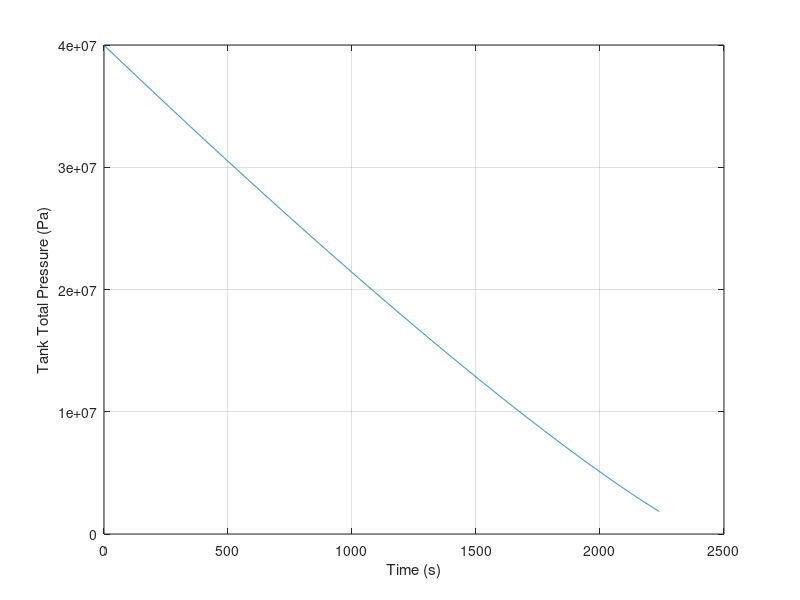
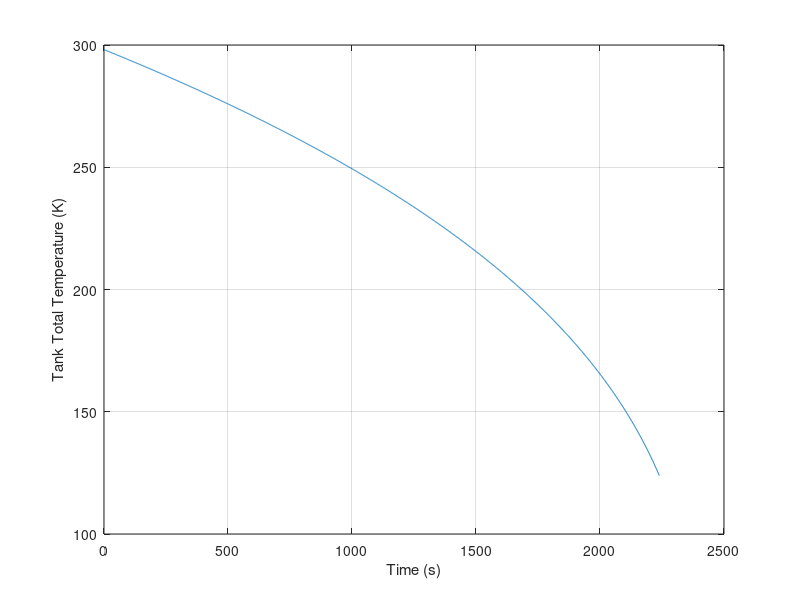
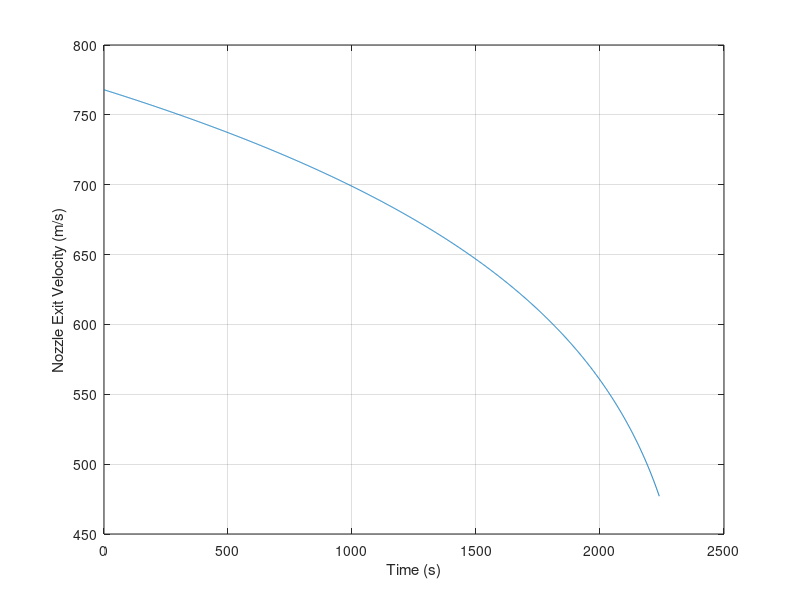
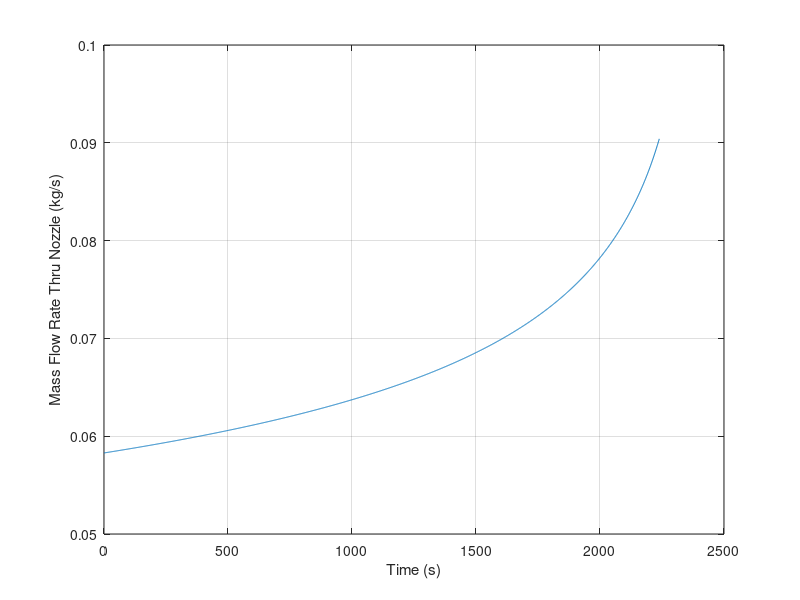

Source code (MATLAB) for these figures, in order:
% cold gas thruster design, calculating time it will take to empty tank

%-----constants------
%propellant: nitrogen
R = 297;    %J/kgK
gamma = 1.4;

%--------initial conditions--------
mass_expelled = 150; %kg

P_0i = 40000000;    %Pa
T_0i = 298.15;    %K
thrust_eff = 0.98;
P_atm = 997.8;   %Pa
nozzle_throat_diam = 0.005;  %m
nozzle_exit_diam = 0.025;   %m
P_c = 1290000;  %MPa. total pressure after valve
tank_vol = 0.3735;   %cubic meters

%-----------------------------------
c_p = gamma*R/(gamma-1);
A_t = 0.25*pi*nozzle_throat_diam^2;

%-- init for iteration
T_0 = T_0i;
P_0 = P_0i;
m_thrusted = 0;
time_taken = 0;
%m_dot = ((A_t*P_c)/sqrt(gamma*R*T_0i))*(gamma*(2/(gamma+1))^((gamma+1)/(2*(gamma-1))));

P0_list = [ ];
T0_list = [ ];
ue_list = [ ];
mdot_list = [ ];
thrust_list = [ ];

dt = 1;  %s

while m_thrusted < mass_expelled
%need variation in P_c, T_0 ,--------assume P_c const?

const = (A_t/tank_vol)*sqrt(R/gamma)*P_c*(gamma*(2/(gamma+1))^((gamma+1)/(2*(gamma-1))))*((T_0i^(gamma/(gamma-1)))/P_0i);

dT_0 = -const*(gamma-1)*dt*T_0^((gamma-3)/(2*(gamma-1)));
T_0 = T_0 + dT_0;

%which means.. (from 508 textbook)
dP_0 = (gamma/(gamma-1))*(dT_0/T_0)*P_0;
P_0 = P_0 + dP_0;

m_dot = ((A_t*P_c)/sqrt(gamma*R*T_0))*(gamma*(2/(gamma+1))^((gamma+1)/(2*(gamma-1))));

dm = m_dot*dt;

m_thrusted = m_thrusted + dm;

time_taken = time_taken + dt;

%need exit pressure, which is assumed to be atmospheric pressure
P_e = P_atm;

exit_velo = sqrt(2*c_p*T_0*(1-(P_e/P_0)^((gamma-1)/gamma)));

thrust = thrust_eff*m_dot*exit_velo;

P0_list = [P0_list P_0];
T0_list = [T0_list T_0];
ue_list = [ue_list exit_velo];
mdot_list = [mdot_list m_dot];
thrust_list = [thrust_list thrust];

end

fprintf('time to expel 150 kg of propellant w/ varying T0: %.2f seconds\n',time_taken);

%-----find T_0 at end of burning----
%tspan = [0 5];
%y0 = 0;
%[t,y] = ode45(@(t,y) 2*t, tspan, y0);

%T_0_end = (((gamma+1)/(2*(gamma-1)))*(-const*(gamma-1))*time + T_0i^((gamma+1)/(2*(gamma+1))))^(2*(gamma-1)/(gamma+1));

x_list = 0.01:1:time_taken;

figure1 = figure;
axes1 = axes('Parent', figure1);
hold(axes1, 'on');
plot(x_list, P0_list);
xlabel('Time (s)');
ylabel('Tank Total Pressure (Pa)');
box(axes1,'on');
grid on

figure2 = figure;
axes2 = axes('Parent', figure2);
hold(axes2, 'on');
plot(x_list, T0_list);
xlabel('Time (s)');
ylabel('Tank Total Temperature (K)');
box(axes2,'on');
grid on


figure3 = figure;
axes3 = axes('Parent', figure3);
hold(axes3, 'on');
plot(x_list, ue_list);
xlabel('Time (s)');
ylabel('Nozzle Exit Velocity (m/s)');
box(axes3,'on');
grid on

figure4 = figure;
axes4 = axes('Parent', figure4);
hold(axes4, 'on');
plot(x_list, mdot_list);
xlabel('Time (s)');
ylabel('Mass Flow Rate Thru Nozzle (kg/s)');
box(axes4,'on');
grid on

figure5 = figure;
axes5 = axes('Parent', figure5);
hold(axes5, 'on');
plot(x_list, thrust_list);
xlabel('Time (s)');
ylabel('Thrust (N)');
ylim([0 50]);
box(axes5,'on');
grid on


%-----------------Part B-----------------
m_dot = ((A_t*P_c)/sqrt(gamma*R*T_0i))*(gamma*(2/(gamma+1))^((gamma+1)/(2*(gamma-1))));
t_duration = mass_expelled/m_dot;

fprintf('time to expel 150 kg of propellant w/ const T0: %.2f seconds\n',t_duration);

%-- init for iteration
T_0 = T_0i;
P_0 = P_0i;
m_thrusted = 0;
time_taken = 0;
%m_dot = ((A_t*P_c)/sqrt(gamma*R*T_0i))*(gamma*(2/(gamma+1))^((gamma+1)/(2*(gamma-1))));

P0_list = [ ];
T0_list = [ ];
ue_list = [ ];
mdot_list = [ ];
thrust_list = [ ];

dt = 1;  %s

while m_thrusted < mass_expelled
%need variation in P_c, T_0 ,--------assume P_c const?

const = (A_t/tank_vol)*sqrt(R/gamma)*P_c*(gamma*(2/(gamma+1))^((gamma+1)/(2*(gamma-1))))*((T_0i^(gamma/(gamma-1)))/P_0i);

dT_0 = 0;
T_0 = T_0 + dT_0;

%which means.. (from 508 textbook)
dP_0 = (gamma/(gamma-1))*(dT_0/T_0)*P_0;
P_0 = P_0 + dP_0;

m_dot = ((A_t*P_c)/sqrt(gamma*R*T_0))*(gamma*(2/(gamma+1))^((gamma+1)/(2*(gamma-1))));

dm = m_dot*dt;

m_thrusted = m_thrusted + dm;

time_taken = time_taken + dt;

%need exit pressure, which is assumed to be atmospheric pressure
P_e = P_atm;

exit_velo = sqrt(2*c_p*T_0*(1-(P_e/P_0)^((gamma-1)/gamma)));

thrust = thrust_eff*m_dot*exit_velo;

P0_list = [P0_list P_0];
T0_list = [T0_list T_0];
ue_list = [ue_list exit_velo];
mdot_list = [mdot_list m_dot];
thrust_list = [thrust_list thrust];

end


x_list = 0.01:1:time_taken;

figure6 = figure;
axes6 = axes('Parent', figure6);
hold(axes6, 'on');
plot(x_list, P0_list);
xlabel('Time (s)');
ylabel('Tank Total Pressure (Pa)');
box(axes6,'on');
grid on

figure7 = figure;
axes7 = axes('Parent', figure7);
hold(axes7, 'on');
plot(x_list, T0_list);
xlabel('Time (s)');
ylabel('Tank Total Temperature (K)');
box(axes7,'on');
grid on


figure8 = figure;
axes8 = axes('Parent', figure8);
hold(axes8, 'on');
plot(x_list, ue_list);
xlabel('Time (s)');
ylabel('Nozzle Exit Velocity (m/s)');
box(axes3,'on');
grid on

figure9 = figure;
axes9 = axes('Parent', figure9);
hold(axes9, 'on');
plot(x_list, mdot_list);
xlabel('Time (s)');
ylabel('Mass Flow Rate Thru Nozzle (kg/s)');
box(axes9,'on');
grid on

figure10 = figure;
axes10 = axes('Parent', figure10);
hold(axes10, 'on');
plot(x_list, thrust_list);
xlabel('Time (s)');
ylabel('Thrust (N)');
ylim([0 50]);
box(axes10,'on');
grid on




